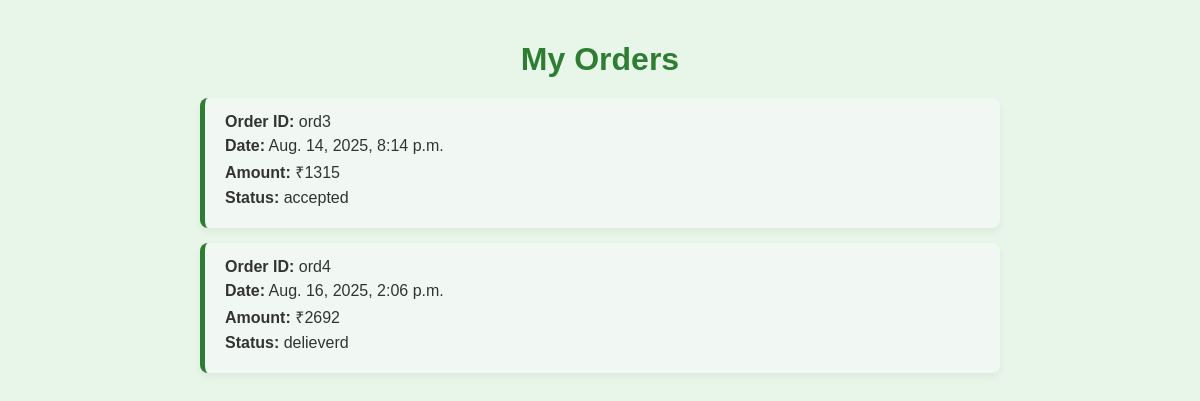
Page /order/myorder/ (signed in) on the earlier database version.
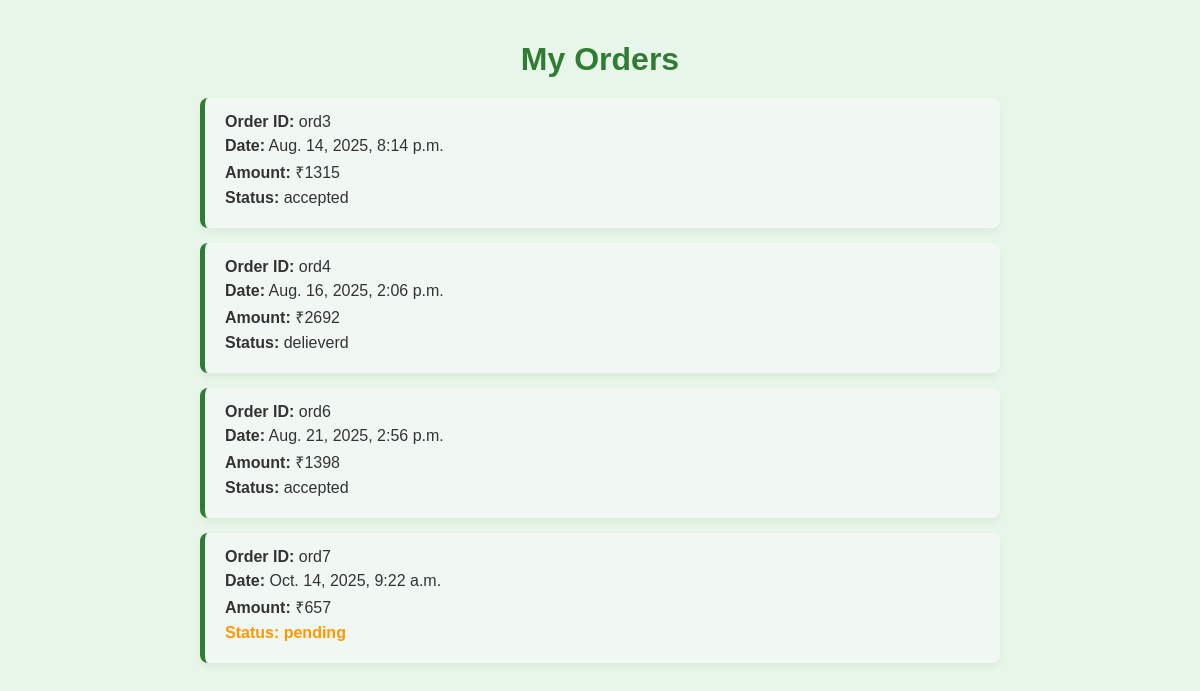
Same page on the later database version.
### order/models.py (models this page shows, shortened)
class Order(models.Model):
    status_choices=[
        ('pending','pending'),
        ('accepted','accepted'),
        ('delieverd','delieverd'),
        ('cancelled','cancelled')
    ]
    order_id = models.CharField(max_length=12, blank=False)
    user = models.ForeignKey(User, on_delete=models.CASCADE, related_name='order')
    amount = models.PositiveBigIntegerField()
    date_ordered = models.DateTimeField(default=timezone.now)
    status = models.CharField(max_length=20, choices=status_choices,default='pending')
    payment_mode = models.CharField(max_length=20)

### order/views.py (the view)
# urls.py: path('myorder/',views.my_order,name='myorder'),
@login_required
def my_order(request):
    orders = Order.objects.filter(user=request.user)
    return render(request,'order/myorder.html',{'orders':orders})

### order/templates/order/myorder.html (shortened to what this page needs)
<!DOCTYPE html>
{% load static %}
<html lang="en">
<head>
    <link rel="stylesheet" href="{% static 'css/stylemyorder.css' %}">
</head>
<body>
    <h1>My Orders</h1>
    <div class="orders-container">
        {% for order in orders %}
        <a href="{% url 'orderdetails' order.order_id %}" class="order-card">
            <div class="order-id"><strong>Order ID:</strong> {{ order.order_id }}</div>
            <div class="order-date"><strong>Date:</strong> {{ order.date_ordered }}</div>
            <div class="order-amount"><strong>Amount:</strong> ₹{{ order.amount }}</div>
            <div class="order-status status-{{ order.status|lower }}">
                <strong>Status:</strong> {{ order.status }}
            </div>
        </a>
        {% empty %}
        <p class="no-orders">You have no orders yet.</p>
        {% endfor %}
    </div>
</body>
</html>

Differences in the rows shown:
added Order: order_id "ord6", date_ordered "Aug. 21, 2025, 2:56 p.m.", amount "1398", status "accepted"
added Order: order_id "ord7", date_ordered "Oct. 14, 2025, 9:22 a.m.", amount "657", status "pending"
